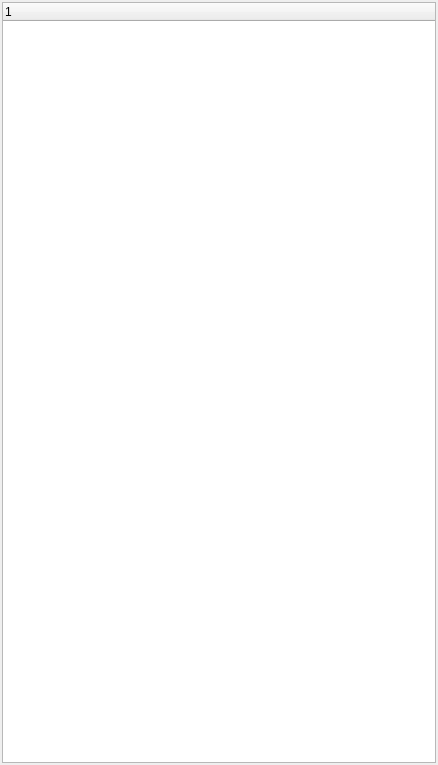
<?xml version="1.0" encoding="UTF-8"?>
<ui version="4.0">
 <class>CLayerManagerWidget</class>
 <widget class="QWidget" name="CLayerManagerWidget">
  <property name="geometry">
   <rect>
    <x>0</x>
    <y>0</y>
    <width>438</width>
    <height>765</height>
   </rect>
  </property>
  <property name="windowTitle">
   <string>Form</string>
  </property>
  <layout class="QVBoxLayout" name="verticalLayout">
   <property name="spacing">
    <number>2</number>
   </property>
   <property name="leftMargin">
    <number>2</number>
   </property>
   <property name="topMargin">
    <number>2</number>
   </property>
   <property name="rightMargin">
    <number>2</number>
   </property>
   <property name="bottomMargin">
    <number>2</number>
   </property>
   <item>
    <widget class="CTreeWidget" name="m_pCtlTreeView">
     <property name="autoScrollMargin">
      <number>16</number>
     </property>
     <property name="headerHidden">
      <bool>false</bool>
     </property>
     <column>
      <property name="text">
       <string notr="true">1</string>
      </property>
     </column>
    </widget>
   </item>
  </layout>
 </widget>
 <customwidgets>
  <customwidget>
   <class>CTreeWidget</class>
   <extends>QTreeWidget</extends>
   <header>Src_LayerManager/CTreeWidget.h</header>
  </customwidget>
 </customwidgets>
 <resources/>
 <connections/>
</ui>
